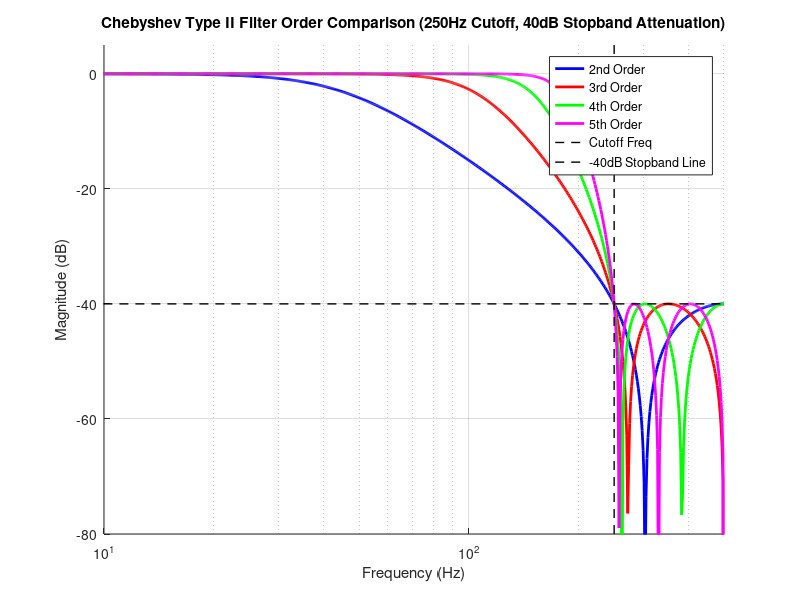

Source code (MATLAB):
% Compare Chebyshev Type II filter orders
pkg load signal

% Filter parameters
stopband_attenuation = 40; % dB
cutoff_freq = 250; % Hz
sampling_freq = 1000; % Hz
nyquist_freq = sampling_freq / 2;
normalized_cutoff = cutoff_freq / nyquist_freq;

% Frequency range for analysis
freq_range = logspace(0, log10(nyquist_freq), 1024);

% Colors for different orders
colors = {'b', 'r', 'g', 'm'};
orders = [2, 3, 4, 5];

figure;
hold on;

% Calculate and plot each filter order
for i = 1:length(orders)
    [b, a] = cheby2(orders(i), stopband_attenuation, normalized_cutoff, 'low');
    [h, w] = freqz(b, a, freq_range, sampling_freq);

    semilogx(w, 20*log10(abs(h)), colors{i}, 'LineWidth', 2);
end

% Add reference lines
plot([cutoff_freq cutoff_freq], [-80 5], 'k--', 'LineWidth', 1);
plot([1 500], [-40 -40], 'k--', 'LineWidth', 1);

title('Chebyshev Type II Filter Order Comparison (250Hz Cutoff, 40dB Stopband Attenuation)');
xlabel('Frequency (Hz)');
ylabel('Magnitude (dB)');
legend('2nd Order', '3rd Order', '4th Order', '5th Order', 'Cutoff Freq', '-40dB Stopband Line');
grid on;
xlim([10 500]);
ylim([-80 5]);
